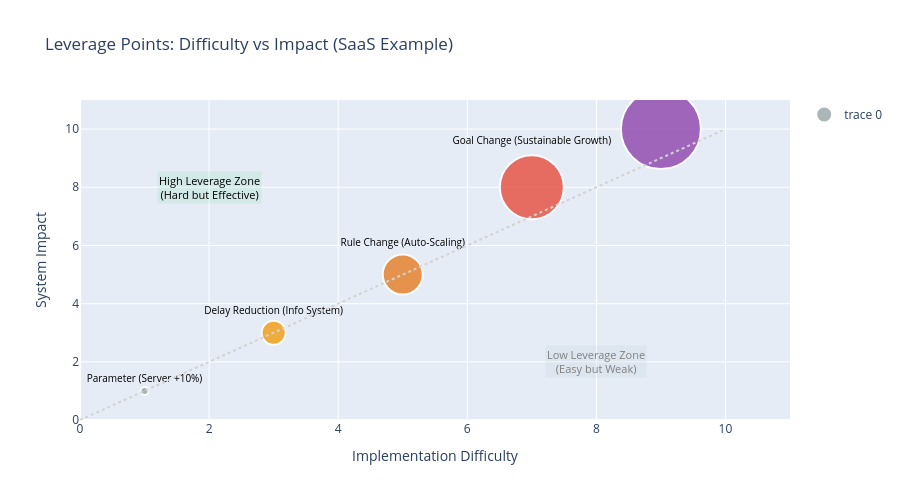

The notebook cell saved with this chart:
### Markdown cell above
---

## Part 3. 레버리지 포인트와 의도치 않은 결과

---

### 6.3.3 레버리지 포인트 (Leverage Point)

**한 줄 요약:** 작은 개입으로 시스템 전체에 **큰 변화를 일으킬 수 있는 지점**. 지렛대처럼 적은 힘으로 큰 효과!

Donella Meadows가 정리한 레버리지 포인트를 **3단계**로 나누면:

| 단계 | 개입 수준 | 효과 | 예시 (SaaS 스타트업) |
|------|----------|------|---------------------|
| **낮음** | 숫자(파라미터) 조정 | 작음 | 서버 용량 10% 증가 |
| **중간** | 규칙·정보 흐름 변경 | 보통 | 품질 저하 시 자동 스케일링 정책 |
| **높음** | 목표·패러다임 전환 | 큼 | "고객 수 극대화" → "지속 가능한 성장" |

**핵심 통찰:**

> 사람들은 보통 **가장 쉽지만 가장 효과가 낮은** 곳(예산 증액, 인력 충원)에서 개입한다.
> 진정한 변화는 **규칙, 목표, 생각의 틀**을 바꿀 때 일어난다.

**쉬운 비유:**
- 파라미터 조정 = 자동차 속도를 10km/h 올리기 (작은 효과)
- 규칙 변경 = 내비게이션 경로를 바꾸기 (중간 효과)
- 목표 변경 = 목적지 자체를 바꾸기 (큰 효과)

### Code cell
# 시각화: 레버리지 포인트 효과 비교 (SaaS 예시)
leverage_data = pd.DataFrame({
    'Level': [
        'Parameter\n(Server +10%)',
        'Delay Reduction\n(Info System)',
        'Rule Change\n(Auto-Scaling)',
        'Goal Change\n(Sustainable Growth)',
        'Paradigm\n(Right-Sizing)'
    ],
    'Difficulty': [1, 3, 5, 7, 9],
    'Impact': [1, 3, 5, 8, 10],
    'Meadows_Rank': [12, 9, 5, 3, 2]
})

fig = go.Figure()

colors = ['#95a5a6', '#f39c12', '#e67e22', '#e74c3c', '#8e44ad']

fig.add_trace(go.Scatter(
    x=leverage_data['Difficulty'],
    y=leverage_data['Impact'],
    mode='markers+text',
    marker=dict(size=leverage_data['Impact']*8, color=colors, opacity=0.8,
                line=dict(width=2, color='white')),
    text=leverage_data['Level'],
    textposition='top center',
    textfont=dict(size=10, color='black'),
    hovertemplate='Difficulty: %{x}<br>Impact: %{y}<br>%{text}<extra></extra>'
))

# 대각선 참조선
fig.add_trace(go.Scatter(
    x=[0, 10], y=[0, 10],
    mode='lines', line=dict(color='lightgray', dash='dot'),
    showlegend=False
))

# 영역 주석
fig.add_annotation(x=2, y=8, text='High Leverage Zone<br>(Hard but Effective)',
                   showarrow=False, font=dict(size=11, color='black'),
                   bgcolor='rgba(46,204,113,0.1)')
fig.add_annotation(x=8, y=2, text='Low Leverage Zone<br>(Easy but Weak)',
                   showarrow=False, font=dict(size=11, color='gray'),
                   bgcolor='rgba(149,165,166,0.1)')

fig.update_layout(
    title='Leverage Points: Difficulty vs Impact (SaaS Example)',
    xaxis_title='Implementation Difficulty',
    yaxis_title='System Impact',
    height=500,
    xaxis=dict(range=[0, 11]),
    yaxis=dict(range=[0, 11])
)
fig.show()

print("💡 레버리지 포인트 핵심:")
print("   - 서버 용량 10% 증가 (파라미터): 쉽지만 효과 미미")
print("   - 자동 스케일링 정책 (규칙 변경): 중간 난이도, 상당한 효과")
print("   - '지속 가능한 성장' 목표 전환: 어렵지만 근본적 변화")
print("\n📌 Meadows: '사람들은 가장 쉬운 곳(파라미터)에서 개입하지만, 진정한 변화는 목표와 패러다임에서 온다'")

### Figure 1 — Plotly figure (JSON) as saved in the notebook; plotly's stock layout.template omitted (floating-point values rounded to 4 significant figures)
{"data": [{"hovertemplate": "Difficulty: %{x}<br>Impact: %{y}<br>%{text}<extra></extra>", "marker": {"color": ["#95a5a6", "#f39c12", "#e67e22", "#e74c3c", "#8e44ad"], "line": {"color": "white", "width": 2}, "opacity": 0.8, "size": [8, 24, 40, 64, 80]}, "mode": "markers+text", "text": ["Parameter\n(Server +10%)", "Delay Reduction\n(Info System)", "Rule Change\n(Auto-Scaling)", "Goal Change\n(Sustainable Growth)", "Paradigm\n(Right-Sizing)"], "textfont": {"color": "black", "size": 10}, "textposition": "top center", "type": "scatter", "x": [1, 3, 5, 7, 9], "y": [1, 3, 5, 8, 10]}, {"line": {"color": "lightgray", "dash": "dot"}, "mode": "lines", "showlegend": false, "type": "scatter", "x": [0, 10], "y": [0, 10]}], "layout": {"annotations": [{"bgcolor": "rgba(46,204,113,0.1)", "font": {"color": "black", "size": 11}, "showarrow": false, "text": "High Leverage Zone<br>(Hard but Effective)", "x": 2, "y": 8}, {"bgcolor": "rgba(149,165,166,0.1)", "font": {"color": "gray", "size": 11}, "showarrow": false, "text": "Low Leverage Zone<br>(Easy but Weak)", "x": 8, "y": 2}], "height": 500, "title": {"text": "Leverage Points: Difficulty vs Impact (SaaS Example)"}, "xaxis": {"range": [0, 11], "title": {"text": "Implementation Difficulty"}}, "yaxis": {"range": [0, 11], "title": {"text": "System Impact"}}}}
